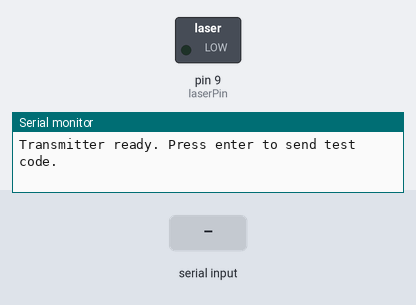
The sketch below on a simulated Arduino Uno, built with avr-gcc and run on an emulated ATmega328P. Parts: switched loads named in the sketch (green lamp = pin HIGH), the last lines printed to the serial monitor. The inputs (shaded band) are chosen by the test bench.

Above: at 1.2 s.
1.3 s: "1\n" received over Serial
At 2.0 s:
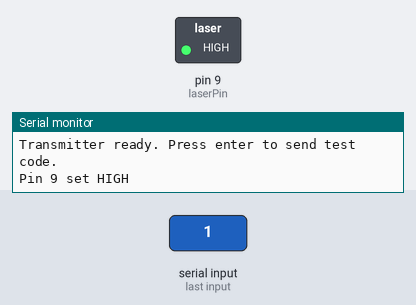
2.8 s: "2\n" received over Serial
At 3.8 s:
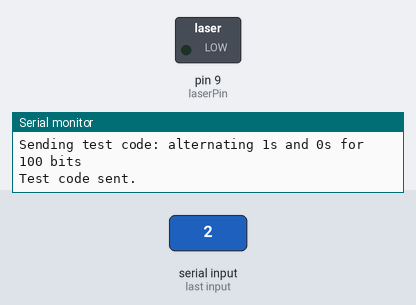
4.3 s: "1\n" received over Serial
At 5.5 s:
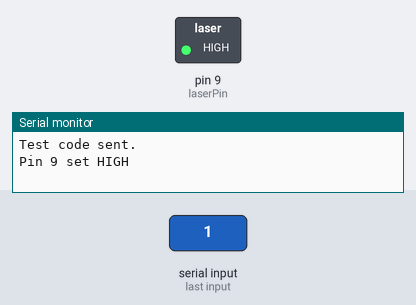
Timing chart, 0 to 7.3 s (numbered marks = the images above; inputs shaded):
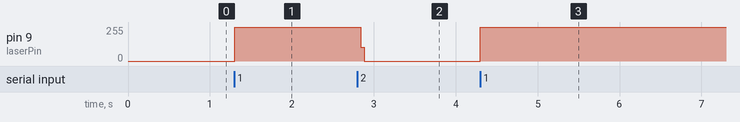

Measured:
- after the input at 1.3 s, pin 9 (laserPin): 0/255 → 255/255 at once
- after the input at 2.8 s, pin 9 (laserPin): 255/255 → 0/255 at once
- after the input at 4.3 s, pin 9 (laserPin): 0/255 → 255/255 at once

The sketch:

Transmitter_Speed_Test.ino
```cpp
const int laserPin = 9;         // Laser output pin
const int bitRate_Hz = 3000;     // Transmission frequency (bits per second)
unsigned long bitDuration_ms = 1000 / bitRate_Hz; // Microseconds per bit
unsigned long bitDuration_us = 1000000 / bitRate_Hz; // Microseconds per bit
const int testBits = 100;       // Length of alternating test code (101010...)

void setup() {
  Serial.begin(115200);
  pinMode(laserPin, OUTPUT);
  digitalWrite(laserPin, LOW);
  Serial.println("Transmitter ready. Press enter to send test code.");
}

void loop() {
  if (Serial.available() > 0) {
    String input = Serial.readStringUntil('\n'); // Read input until newline

    input.trim(); // Remove whitespace and newline characters

    if (input == "1") {
      digitalWrite(laserPin, HIGH); // Set pin HIGH
      Serial.println("Pin 9 set HIGH");
    }
    else if (input == "0") {
      digitalWrite(laserPin, LOW); // Set pin LOW
      Serial.println("Pin 9 set LOW");
    }
    else {
      sendTestCode(); // Keep original behavior
    }
  }
}


void sendTestCode() {
  Serial.println("Sending test code: alternating 1s and 0s for 100 bits");
  for (int i = 0; i < testBits; i++) {
    digitalWrite(laserPin, (i % 2) == 0 ? HIGH : LOW); // Alternate 1 (HIGH) and 0 (LOW)
    if (bitRate_Hz <= 1500){
      delay(bitDuration_ms);
    }
    else{
      delayMicroseconds(bitDuration_us);
    }

  }
  digitalWrite(laserPin, LOW);
  Serial.println("Test code sent.");
}
```
